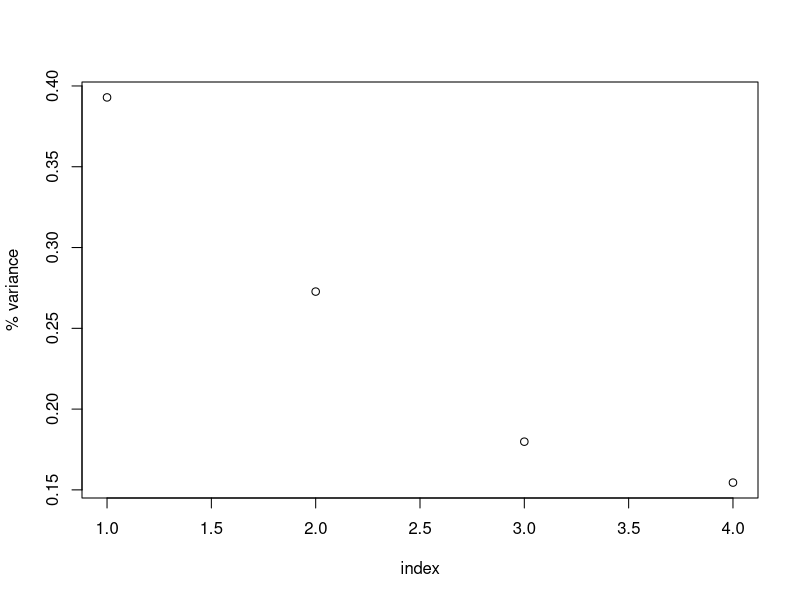
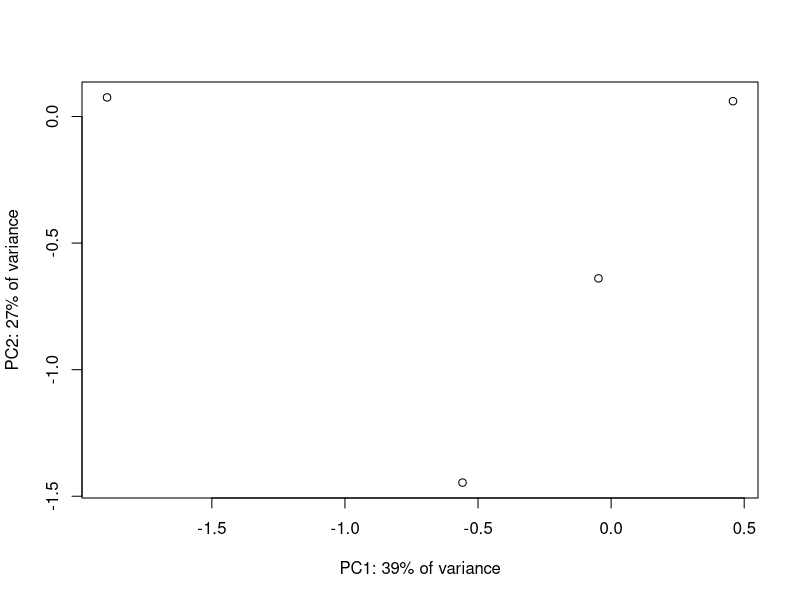

Generate these figures, in order, with R:
## ---- chunk 1
d = matrix(rnorm(40, 4, 5), nrow = 10, ncol = 4)
rownames(d) = paste0("Pt_", letters[1:10])
colnames(d) = paste0("Var_", 1:4)
d #a matrix with 10 observations and 4 variables
## ---- chunk 2
dctr = apply(d, 2, function(x) x - mean(x)) #mean-center the variables
dctr.std = apply(dctr, 2, function(x) x / sd(x))
## ---- chunk 3
dctr.std.c = cov(dctr.std)
dctr.std.c #same as cor matrix with unit std dev & 0 mean
all.equal(dctr.std.c, cor(dctr.std))
## ---- chunk 4
d.c.e = eigen(dctr.std.c)

pca = prcomp(dctr.std)
## ---- chunk 5

## first we look at the eigenvectors of the covariance matrix.
## each column in this matrix is an eigenvector
d.c.e$vectors

sqrt(sum(d.c.e$vectors[,1]^2)) #length of 1st eigenvector = 1
sqrt(sum(d.c.e$vectors[,2]^2)) #length of 2nd eigenvector = 1

## the dot product of any 2 eigenvectors is 0
## which means they are perpendicular to each other
d.c.e$vectors[,1] %*% d.c.e$vectors[,2]
## ---- chunk 6
## the covariance of the data * the 1st eigenvector...
dctr.std.c %*% matrix(d.c.e$vectors[,1], ncol=1)

##...equals the scale factor * the 1st eigenvector
d.c.e$values[1] * matrix(d.c.e$vectors[,1], ncol=1) 
## ---- chunk 7
#eigenvalues
d.c.e$values 

#plot the percent variance explained by each PC
perc_var <- d.c.e$values/sum(d.c.e$values)
plot(1:length(perc_var), perc_var, xlab="index", ylab="% variance")
## ---- chunk 8
## centered variables * eigenvectors
## should equal prcomp(dctr.std)$x
new.vars = dctr.std %*% d.c.e$vectors

## This works too:
## new.vars.3 = dctr.std %*% d.c.e$vectors[1:3,]
## ---- chunk 9
#all the new variables are uncorrelated (0 covariance!)
round(cov(new.vars), 3) 

var(new.vars[,1])
d.c.e$values

cov(prcomp(dctr.std)$x) #this is the same as the line above
diag(prcomp(dctr.std)$sdev^2) #this is the same as the line above

colSums(new.vars) #equal 0, so these are still 0-centered!
## ---- chunk 10
## how do we get back the original data from eigenvectors/values?
## multiply the eigenvectors by the rotated variables
all.equal(t(d.c.e$vectors %*% t(new.vars)), dctr.std)

## returns the original data
all.equal(t(d.c.e$vectors %*% t(new.vars))+ d - dctr.std, d)

## ---- chunk 11
pca = prcomp(d, center = T, scale. = T)
all.equal(pca$rotation %*% t(pca$x) , t(dctr.std))

#these are almost equal, the 1st column of pca$x is *-1 
#of the 1st column of new.vars
pca$x; new.vars

#svd on covariance matrix
dctr.c.svd = svd(dctr.std.c) 
all.equal(dctr.c.svd$d, d.c.e$values) #eigenvalues, same as d.c.e$values

#these are almost equal, one is the negative of the other
dctr.c.svd$u; d.c.e$vectors

## ---- chunk 12
plot(new.vars[1,], new.vars[2,], xlab=paste0("PC1: ", round(perc_var[1],2)*100, "% of variance"), ylab=paste0("PC2: ", round(perc_var[2],2)*100, "% of variance"))
## ---- chunk 13
x <- pca
scores <- x$x
choices=1L:2L
scale = 1
n <- NROW(scores)

lam <- x$sdev[choices]
lam <- lam * sqrt(n)
lam <- lam^scale
scores[,choices]/lam
t(t(scores[, choices])/lam) 
# samples in PC space
#divided by lambda
t(t(x$rotation[, choices]) * lam) 
#original variable directions in PC space
#multiplied by lambda
